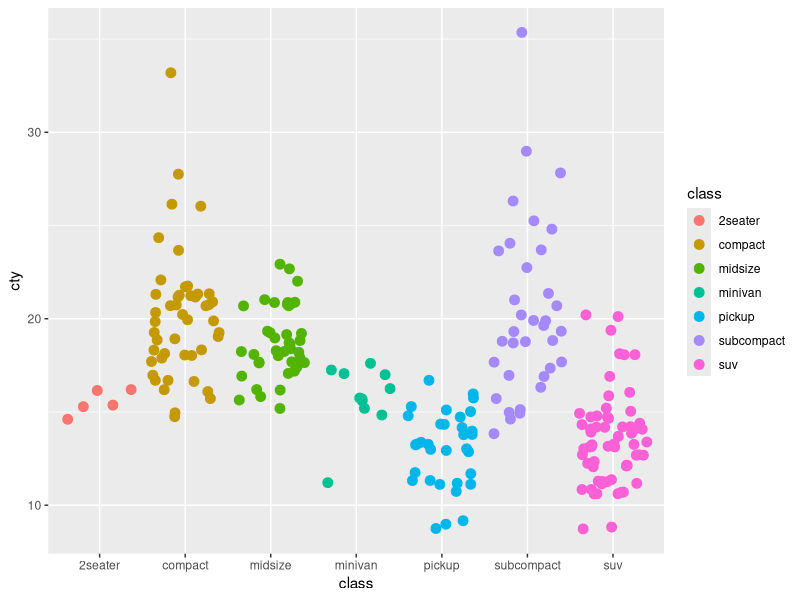

The R source for this figure:
## ---- chunk 1
knitr::opts_chunk$set(echo = TRUE)
library(tidyverse)
## ---- chunk 2
ggplot(data = mpg, aes(x = class, y = cty)) +
  geom_jitter(aes(color = class), size = 3)
